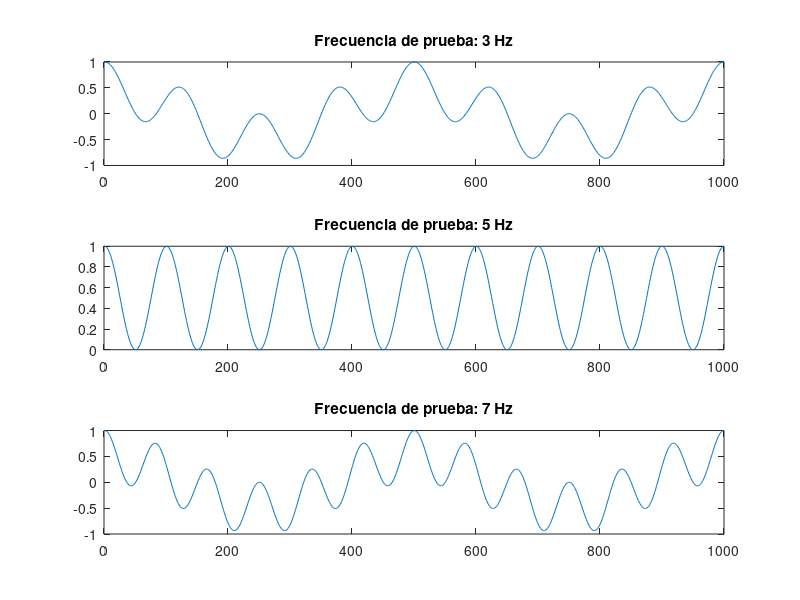

The MATLAB source for this figure:
%Multiplicar una señal por e^-jωt “la gira” y si eliges la frecuencia correcta, se vuelve constante.
t = linspace(0,1,1000);

% señal: coseno de 5 Hz
x = cos(2*pi*5*t);

% probamos distintas frecuencias
w_test = [3, 5, 7];

figure;
for k = 1:length(w_test)
    w = w_test(k);
    y = x .* exp(-1j*2*pi*w*t);
    
    subplot(3,1,k)
    plot(real(y))
    title(['Frecuencia de prueba: ', num2str(w), ' Hz'])
end
